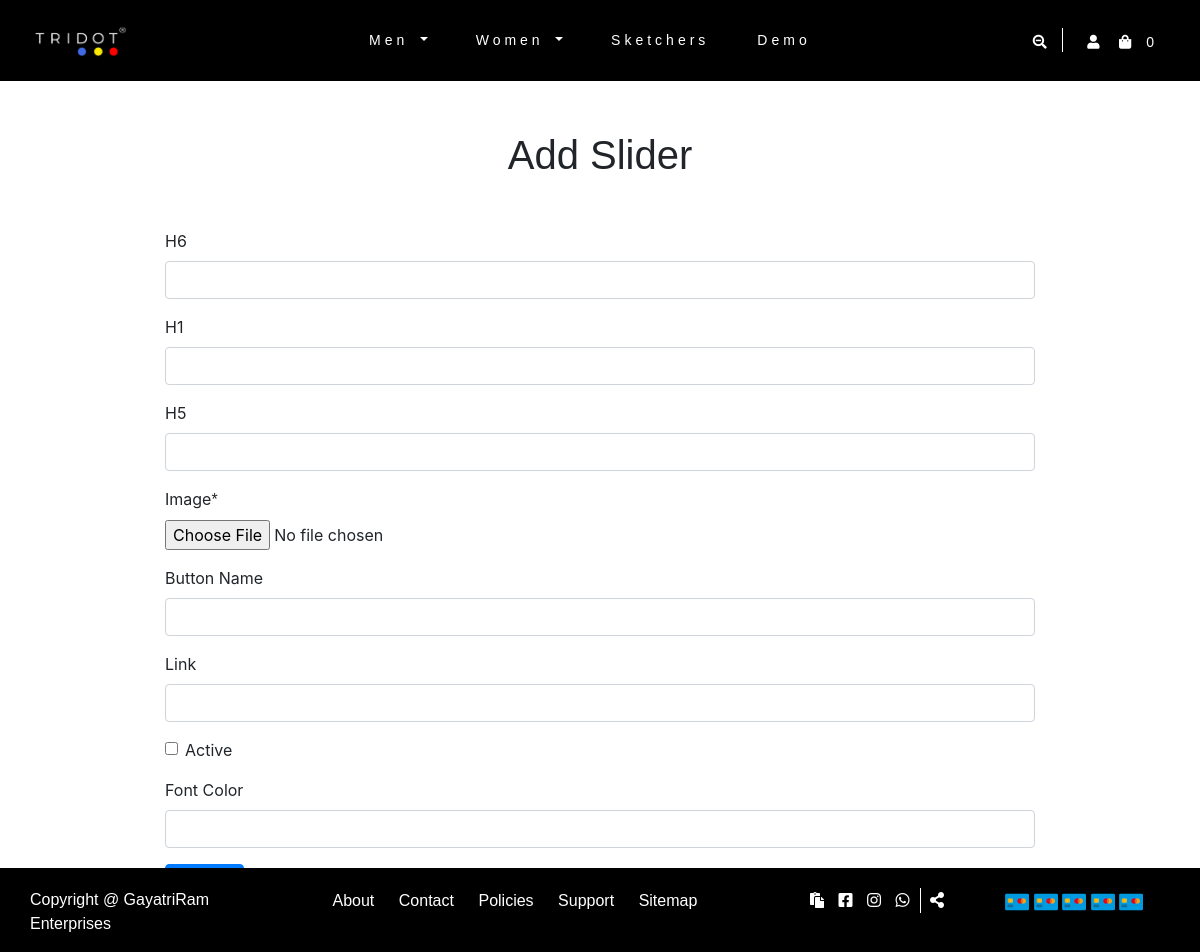
The app's page /webadmin/add_slider/ with its own data.
### shoestore/models.py (models this page shows, shortened)
class Category(models.Model):
    parent = models.ForeignKey('self', related_name='children', on_delete=models.CASCADE, blank = True, null=True)
    title = models.CharField(max_length=100)
    image = models.ImageField(upload_to='media/category')
    slug = AutoSlugField(populate_from='title', unique=True, null=False)
    created_at = models.DateTimeField(auto_now_add=True)
    hit = models.PositiveIntegerField(default=0)
    active = models.BooleanField(default=False, verbose_name='Status')
    def __str__(self):
        return self.title
    class Meta:
        unique_together = ('slug', 'parent',)
        verbose_name_plural = "categories"
    def __str__(self):
        full_path = [self.title]
        k = self.parent
        while k is not None:
            full_path.append(k.title)
            k = k.parent
        return ' -> '.join(full_path[::-1])

### shoestore/views.py (the view)
# urls.py: path('webadmin/add_slider/', views.add_slider, name='add_slider'),
def add_slider(request):
    posts= sliderForm()
    if request.method=='POST':
        posts=sliderForm(request.POST, request.FILES)
        if posts.is_valid():
            posts.save()
        messages.success(request, "Slider Added Sucessfully !!")
        return redirect('admin')
    return render(request, "add_slider.html", {'post':posts})

### shoestore/forms.py
class sliderForm(forms.ModelForm):
    class Meta:
        model = slider
        fields = '__all__'

### shoestore/context_processors.py (called while the page is built)
def cart_total(request):
    if request.user.is_authenticated:
        totalcarts = Cart.objects.filter(user=request.user, purchase=False)
        return dict(totalcarts=totalcarts)
    else:
        totalcarts=[]
        return totalcarts

def menu_links(request):
    links = Category.objects.filter(parent=None).filter(active=True)
    return dict(links=links)

### templates/add_slider.html (shortened to what this page needs)
{% extends 'base.html' %}
{% block body %}
{% load static %}
{% load crispy_forms_tags %}
<div class="container" >
<div class="col-lg-12" style="margin-top:50px; margin-bottom:50px;">
<div class="col-lg-12 text-center" style="margin-top:50px; margin-bottom:50px;">
<h1> Add Slider </h1>
</div>
<div class="col-lg-10 mx-auto">
<form action="." method="POST" enctype="multipart/form-data">
{{post|crispy}}
<button type="submit" class="btn btn-primary">Submit</button>
</form>
</div>
</div>
</div>
{% endblock body %}

### templates/header.html (shortened to what this page needs)
{% load static %}
    <section class="navbar-section navbar-dark bg-dark">
        <div class="container-fluid">
            <nav class="navbar navbar-expand-lg">
                <a class="navbar-brand" href="{% url 'home' %}"><img src="{% static 'images/logo.png' %}" style="width:100px;"></a>
                <div class="collapse navbar-collapse" id="navbarSupportedContent">
                    <ul class="navbar-nav mx-auto">
                        {% for i in links %}
                        {% if i.children.all %}
                        <li class="nav-item dropdown">
                            <a class="nav-link dropdown-toggle" href="#" id="navbarDropdown" role="button"
                                data-toggle="dropdown" aria-haspopup="true" aria-expanded="false">
                                {{i.title}}
                            </a>
                        </li>
                        {% endif %}
                        {% if not i.children.all %}
                        <li class="nav-item">
                            <a class="nav-link" href="#">{{i.title}}</a>
                        </li>
                        {% endif %}
                        {% endfor %}
                    </ul>
                    <div class="main-icon-section">
                        <ul>
                            <li class="main-search-bar"><a href=""><i class="fas fa-search-minus"></i></a></li>
                            <li><a href="{% url 'usersignup' %}"><i class="fas fa-user"></i></a></li>
                            <li><a href="{% url 'cart' %}"><i class="fas fa-shopping-bag"></i>{{totalcarts|length}}</a></li>
                        </ul>
                    </div>
                </div>
            </nav>
        </div>
    </section>

### static/css/custom.css (style rules this page uses)
* { padding: 0; margin: 0; box-sizing: border-box; list-style-type: none; }
a { text-decoration: none !important; color: #000; }
h1,h2,h3,h4,h5,h6,p,a,span { font-family: 'Montserrat', sans-serif; }
dl, ol, ul { margin-top: 0; margin-bottom: 0 !important; list-style-type: none ; }
ul li { list-style-type: none !important; }
.navbar-section { background: #000000 !important; }
.navbar-expand-lg .navbar-nav .nav-link { padding-right: 1.5rem !important; padding-left: 1.5rem !important; letter-spacing: 4px; }
.nav-item a { color: #ffffff !important; font-size: 14px; }
.main-icon-section ul li { display: inline; letter-spacing: 15px; }
.main-icon-section ul li a { color: #ffffff; font-size: 14px; }
.main-search-bar { border-right: 1px solid #ffffff; font-size: 20px; margin-right: 20px; }

### records on screen
Category: title "Men"
Category: title "Women"
Category: title "Sketchers"
Category: title "Demo"

### other values on screen
{{ totalcarts|length }} "0"
